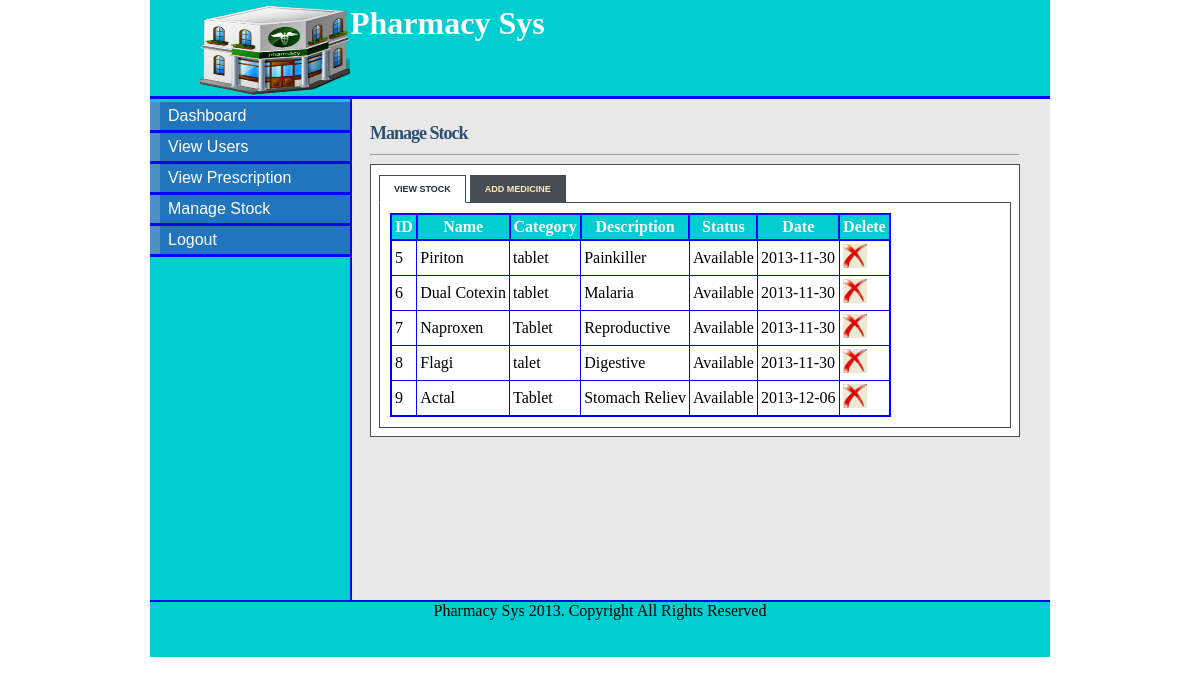
/stock.php (signed in), run on the app's committed database.
### tables this page shows
CREATE TABLE IF NOT EXISTS `stock` (
  `stock_id` tinyint(5) NOT NULL AUTO_INCREMENT,
  `drug_name` varchar(20) NOT NULL,
  `category` varchar(20) NOT NULL,
  `description` varchar(50) NOT NULL,
  `company` varchar(20) NOT NULL,
  `supplier` varchar(20) NOT NULL,
  `quantity` int(11) NOT NULL,
  `cost` int(11) NOT NULL,
  `status` enum('Available','Inavailable') NOT NULL,
  `date_supplied` date NOT NULL,
  PRIMARY KEY (`stock_id`)
);

### stock.php (the view, shortened to what this page needs)
<!DOCTYPE html>
<html>
<head>
<link rel="stylesheet" type="text/css" href="style/mystyle.css">
<link rel="stylesheet" href="style/style.css" type="text/css" media="screen" />
<link rel="stylesheet" href="style/table.css" type="text/css" media="screen" />
</head>
<body>
<div id="content">
<div id="header">
<h1><a href="#"><img src="images/hd_logo.jpg"></a> Pharmacy Sys</h1></div>
<div id="left_column">
<div id="button">
<ul>
			<li><a href="manager.php">Dashboard</a></li>
			<li><a href="view.php">View Users</a></li>
			<li><a href="view_prescription.php">View Prescription</a></li>
			<li><a href="stock.php">Manage Stock</a></li>
			<li><a href="logout.php">Logout</a></li>
		</ul>
</div>
		</div>
<div id="main">
<div id="tabbed_box" class="tabbed_box">
    <h4>Manage Stock</h4>
<hr/>
    <div class="tabbed_area">
        <ul class="tabs">
            <li><a href="javascript:tabSwitch('tab_1', 'content_1');" id="tab_1" class="active">View Stock</a></li>
            <li><a href="javascript:tabSwitch('tab_2', 'content_2');" id="tab_2">Add Medicine</a></li>
        </ul>
        <div id="content_1" class="content">
		<?php
        $result = mysql_query("SELECT * FROM stock")
                or die(mysql_error());
        echo "<table border='1' cellpadding='3'>";
         echo "<tr><th>ID</th><th>Name</th><th>Category</th><th>Description</th><th>Status </th><th>Date </th><th>Delete</th></tr>";
        while($row = mysql_fetch_array( $result )) {
                echo "<tr>";
                 echo '<td>' . $row['stock_id'] . '</td>';
                echo '<td>' . $row['drug_name'] . '</td>';
				echo '<td>' . $row['category'] . '</td>';
				echo '<td>' . $row['description'] . '</td>';
				echo '<td>' . $row['status'] . '</td>';
				echo '<td>' . $row['date_supplied'] . '</td>';?>
				<td><a href="delete_stock.php?stock_id=<?php echo $row['stock_id']?>"><img src="images/delete-icon.jpg" width="24" height="24" border="0" /></a></td>
				<?php
		 }
        echo "</table>";
?>
        </div>
    </div>
</div>
</div>
<div id="footer" align="Center"> Pharmacy Sys 2013. Copyright All Rights Reserved</div>
</div>
</body>
</html>

### style/mystyle.css (style rules this page uses)
body { margin-top: 0px; padding-top: 0px; }
#content { margin-left: auto; margin-right: auto; background: #E8E8E8; width: 900px; height: 600px; }
#header { width: 900px; height: 96px; background: #00CED1; border-bottom: solid 3px blue; }
#header h1 { margin: 0px; padding-top: 5px; margin-left: 50px; color: #fff; }
#header img { float:left; height: 90px; width: 150px; }
#left_column { clear: all; float: left; width: 200px; height: 501px; background: #00CED1; border-right:solid 2px blue; }
#main { clear: all; width: 780px; height: 470px; background: #E8E8E8; }
#button { width: 12.5em; padding: 0 0 1em 0; margin-top: 0.2em; margin-bottom: 1em; font-family: 'Trebuchet MS', 'Lucida Grande', Verdana, Arial, Sans-serif; background: #00CED1; color: #333; }
#button ul { list-style: none; margin: 0; padding: 0; border: none; }
#button li { border-bottom: 3px solid blue; margin: 0; list-style: none; list-style-image: none; }
#button li a { display: block; padding: 5px 5px 5px 0.5em; border-left: 10px solid #508fc4; border-right: 10px solid #2175bc; background-color: #2175bc; color: #fff; text-decoration: none; width: 100%; }
html>body #button li a { width: auto; }
#footer { width: 900px; height: 55px; background: #00CED1; clear: all; border-top: solid 2px blue; }

### style/style.css (style rules this page uses)
#tabbed_box { margin: 0px auto 0px 220px; width: 650px; }
.tabbed_box h4 { font-size: 18px; color:#2F4F6F; letter-spacing:-1px; margin-bottom:10px; }
.tabbed_area { border: 1px solid #494e52; background-color: #fff; padding: 8px; }
ul.tabs { margin: 0px; padding: 0px; margin-top: 5px; margin-bottom: 6px; }
ul.tabs li { list-style: none; display: inline; }
ul.tabs li a { background-color: #464c54; color: #ffebb5; padding: 8px 14px 8px 14px; text-decoration: none; font-size: 9px; font-family: Verdana, Arial, Helvetica, sans-serif; font-weight: bold; text-transform: uppercase; border: 1px solid #464c54; }
ul.tabs li a.active { background-color: #ffffff; color: #282e32; border: 1px solid #464c54; border-bottom: 1px solid #ffffff; }
.content { background-color: #ffffff; padding: 10px; border: 1px solid #464c54; }

### style/table.css (style rules this page uses)
table { border-collapse:collapse; }
table,th { border: 2px solid blue; }
th { background-color: #00CED1; color:white; }

### stock.php (style rules this page uses)
#main { height: 477px; }

### data on the page
stock: stock_id "5", drug_name "Piriton", category "tablet", description "Painkiller", status "Available", date_supplied "2013-11-30"
stock: stock_id "6", drug_name "Dual Cotexin", category "tablet", description "Malaria", status "Available", date_supplied "2013-11-30"
stock: stock_id "7", drug_name "Naproxen", category "Tablet", description "Reproductive", status "Available", date_supplied "2013-11-30"
stock: stock_id "8", drug_name "Flagi", category "talet", description "Digestive", status "Available", date_supplied "2013-11-30"
stock: stock_id "9", drug_name "Actal", category "Tablet", description "Stomach Reliev", status "Available", date_supplied "2013-12-06"
